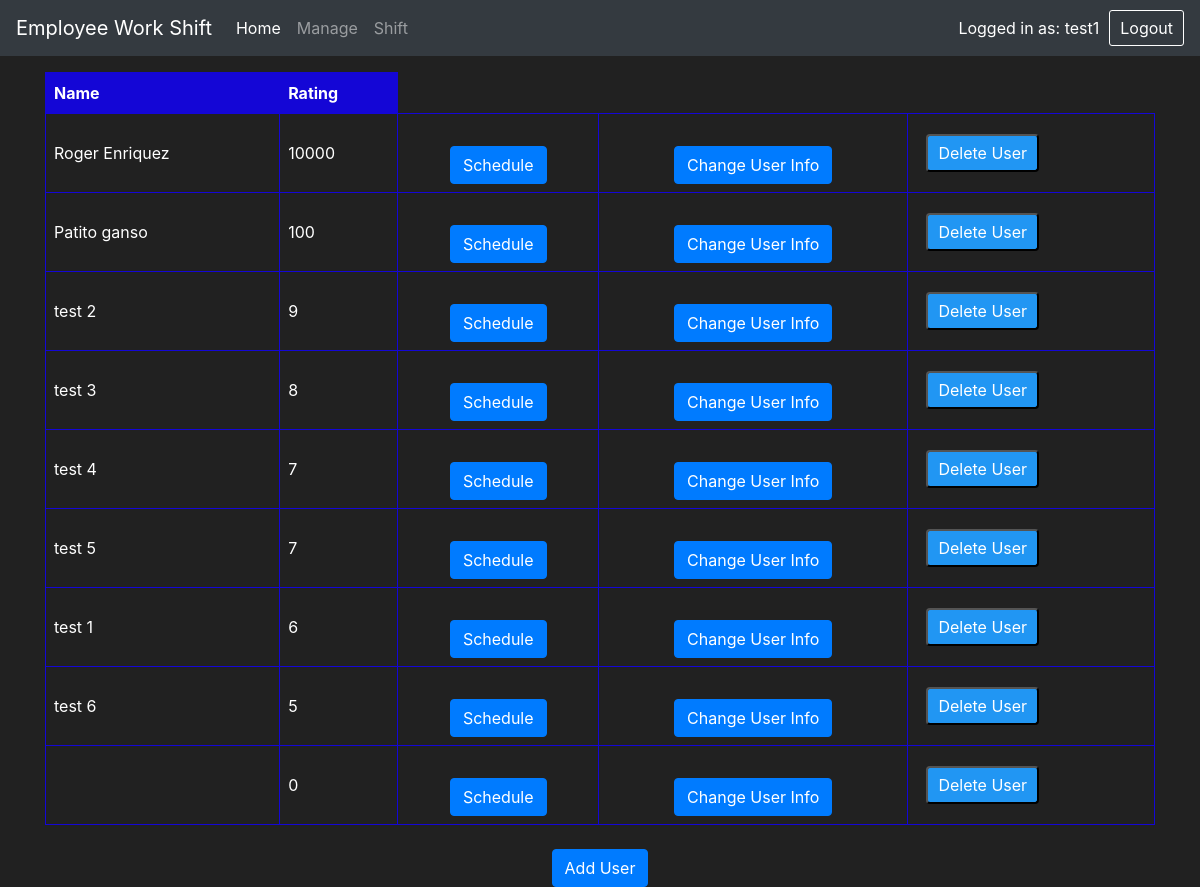
The app's page /admin_manage (signed in) with its own data.
### main.py (models this page shows, shortened)
class User(UserMixin, db.Model):
    id = db.Column(db.Integer, primary_key=True)
    user_id = db.Column(db.String(20), unique=True, nullable=False)
    user_password = db.Column(db.String(100), nullable=False)
    name = db.Column(db.String(100), nullable=False)
    surname = db.Column(db.String(100), nullable=False)
    rating = db.Column(db.Integer, nullable=False)
    profile_photo = db.Column(db.String(200), nullable=True)

### main.py (the view)
@app.route('/admin_manage')
@login_required
def admin_manage():
    now = datetime.now()
    current_year = now.year
    current_month = now.month
    user = User.query.filter(User.user_id != 'adminA').order_by(User.rating.desc()).all()
    return render_template('admin_manage.html', users=user, year=current_year, month=current_month)

### main.py (called while the page is built)
@login_manager.user_loader
def loader_user(user_id):
    return User.query.get(int(user_id))

@app.context_processor
def inject_current_date():
    now = datetime.now()
    return {'current_year': now.year, 'current_month': now.month}

@app.context_processor
def inject_date():
    now = datetime.now()
    return {'year': now.year, 'month': now.month}

### templates/admin_manage.html (shortened to what this page needs)
{% extends 'base_admin.html' %}
{% block content %}
    <table>
        <thead>
            <tr>
                <th>Name</th><th>Rating</th>
            </tr>
        </thead>
        <tbody>
            {% for user in users %}
                <tr>
                    <td>{{ user.name }} {{ user.surname }}</td>
                    <td>{{user.rating}}</td>
                    <td>
                        <div class="d-flex justify-content-center mt-4">
                            <a href="{{ url_for('add_user') }}" class="btn btn-primary">Schedule</a>
                        </div>
                    </td>
                    <td>
                        <div class="d-flex justify-content-center mt-4">
                            <a href="{{ url_for('admin_edit', user_id=user.id) }}" class="btn btn-primary">Change User Info</a>
                        </div>
                    </td>
                    <td>
                        <form action="{{ url_for('delete_user', user_id=user.id) }}" method="POST" style="display:inline;">
                            <button type="submit" class="button">Delete User</button>
                        </form>
                    </td>
                </tr>
            {% endfor %}
        </tbody>
    </table>
    <div class="d-flex justify-content-center mt-4">
        <a href="{{ url_for('add_user') }}" class="btn btn-primary">Add User</a>
    </div>
{% endblock %}

### templates/base_admin.html (shortened to what this page needs)
<!doctype html>
<html lang="en">
   <head>
      <link rel="stylesheet" href="https://cdn.jsdelivr.net/npm/bootstrap@4.5.3/dist/css/bootstrap.min.css">
   </head>
   <body>
      <nav class="navbar navbar-expand-md navbar-dark bg-dark">
         <a class="navbar-brand" href="#">Employee Work Shift</a>
         <div class="collapse navbar-collapse" id="navbarNav">
            <ul class="navbar-nav mr-auto">
              <li class="nav-item active">
                <a class="nav-link" href="{{ url_for('admin_main') }}">Home <span class="sr-only">(current)</span></a>
            </li>
            <li class="nav-item">
                <a class="nav-link" href="{{ url_for('admin_manage') }}">Manage</a>
            </li>
            <li class="nav-item">
                <a class="nav-link" href="{{ url_for('admin_shift_selection', year=year, month=month) }}">Shift</a>
            </li>
            </ul>
            <ul class="navbar-nav">
               {% if current_user.is_authenticated %}
               <li class="nav-item">
                  <div class="user-box">
                     <span>Logged in as: {{ current_user.user_id }}</span>
                     <a href="{{ url_for('logout') }}" class="logout-btn">Logout</a>
                  </div>
               </li>
               {% endif %}
            </ul>
         </div>
      </nav>
      <div class="container mt-3">
         {% block content %}
         {% endblock %}
      </div>
   </body>
</html>

### templates/base_admin.html (style rules this page uses)
body { background-color: #212121; color: white; }
.user-box { display: flex; align-items: center; gap: 10px; color: white; }
.logout-btn { color: white; text-decoration: none; padding: 5px 10px; border: 1px solid white; border-radius: 3px; }

### templates/admin_manage.html (style rules this page uses)
table { width: 100%; border-collapse: collapse; }
th, td { border: 1px solid #1406d6; text-align: left; padding: 8px; }
th { background-color: #1406d6; }
button { display: inline-block; padding: 5px 10px; background-color: #2196F3; color: white; text-decoration: none; border-radius: 4px; margin-left: 10px; }

### records on screen
User: user_id "test1", name "test", surname "1", rating "6"
User: name "Roger", surname "Enriquez", rating "10000"
User: name "Patito", surname "ganso", rating "100"
User: name "test", surname "2", rating "9"
User: name "test", surname "3", rating "8"
User: name "test", surname "4", rating "7"
User: name "test", surname "5", rating "7"
User: name "test", surname "6", rating "5"
User: rating "0"
